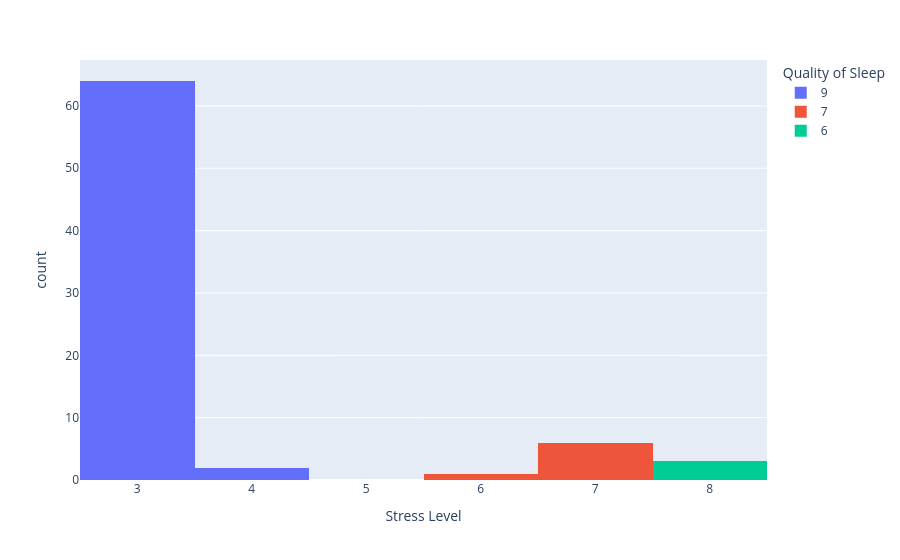

Source (notebook cell):
### Code cell
px.histogram(
    df[df["Age"] > 50],
    x="Stress Level",
    color="Quality of Sleep"
)

### Figure 1 — Plotly figure (JSON) as saved in the notebook; plotly's stock layout.template omitted (floating-point values rounded to 4 significant figures)
{"data": [{"bingroup": "x", "hovertemplate": "Quality of Sleep=9<br>Stress Level=%{x}<br>count=%{y}<extra></extra>", "legendgroup": "9", "marker": {"color": "#636efa", "pattern": {"shape": ""}}, "name": "9", "orientation": "v", "showlegend": true, "type": "histogram", "x": [3, 3, 3, 3, 3, 3, 3, 3, 3, 3, 3, 3, 3, 3, 3, 3, 3, 3, 3, 3, 3, 3, 3, 3, 3, 3, 3, 3, 3, 3, 3, 4, 4, 3, 3, 3, 3, 3, 3, 3, 3, 3, 3, 3, 3, 3, 3, 3, 3, 3, 3, 3, 3, 3, 3, 3, 3, 3, 3, 3, 3, 3, 3, 3, 3, 3], "xaxis": "x", "yaxis": "y"}, {"bingroup": "x", "hovertemplate": "Quality of Sleep=7<br>Stress Level=%{x}<br>count=%{y}<extra></extra>", "legendgroup": "7", "marker": {"color": "#EF553B", "pattern": {"shape": ""}}, "name": "7", "orientation": "v", "showlegend": true, "type": "histogram", "x": [6, 7, 7, 7, 7, 7, 7], "xaxis": "x", "yaxis": "y"}, {"bingroup": "x", "hovertemplate": "Quality of Sleep=6<br>Stress Level=%{x}<br>count=%{y}<extra></extra>", "legendgroup": "6", "marker": {"color": "#00cc96", "pattern": {"shape": ""}}, "name": "6", "orientation": "v", "showlegend": true, "type": "histogram", "x": [8, 8, 8], "xaxis": "x", "yaxis": "y"}], "layout": {"barmode": "relative", "legend": {"title": {"text": "Quality of Sleep"}, "tracegroupgap": 0}, "margin": {"t": 60}, "xaxis": {"anchor": "y", "domain": [0, 1], "title": {"text": "Stress Level"}}, "yaxis": {"anchor": "x", "domain": [0, 1], "title": {"text": "count"}}}}
